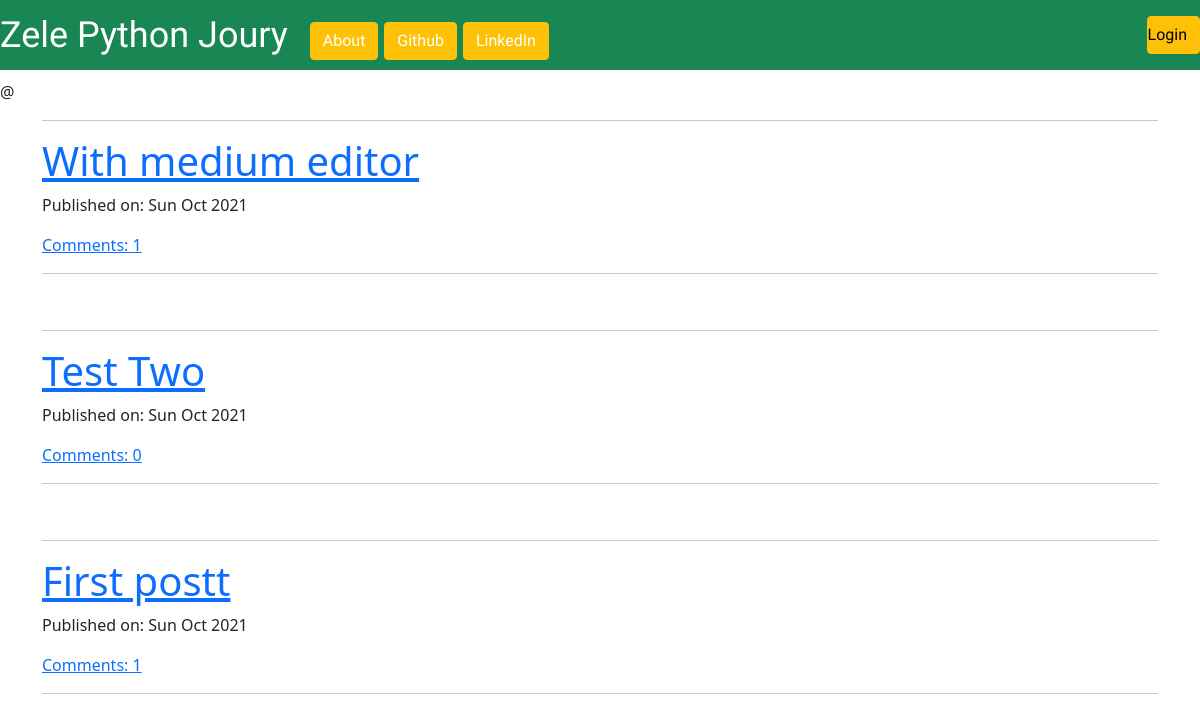
Page /post/ on the earlier database version.
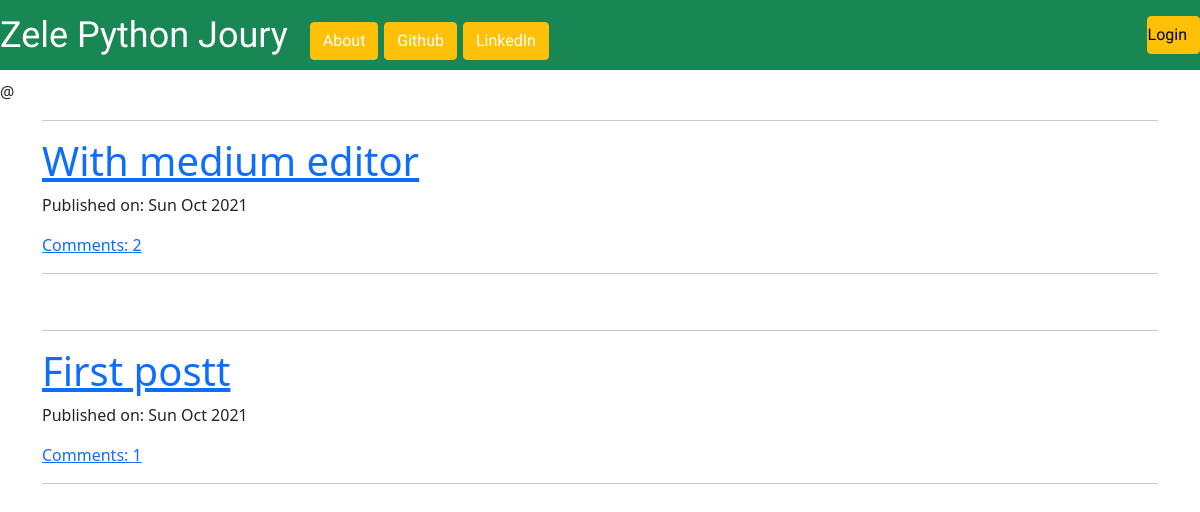
Same page on the later database version.
### blog_app/models.py (models this page shows, shortened)
class Post(models.Model):
    author = models.ForeignKey('auth.User', on_delete=models.CASCADE)
    title = models.CharField(max_length=200)
    text = models.TextField()
    created_date = models.DateTimeField(default=timezone.now)
    published_date = models.DateTimeField(blank=True, null=True)
    def approve_comments(self):
        return self.comments.filter(approved_comment=True)

### blog_app/views.py (the view)
# urls.py: path('post/', views.PostListView.as_view(), name='post_list'),
class PostListView(ListView):
    model = Post
    def get_queryset(self):
        return Post.objects.filter(published_date__lte=timezone.now()).order_by('-published_date')

### blog_app/templates/blog_app/post_list.html
{% extends 'base.html' %}
{% block content %}
<div class="jumbotron">
    {% for post in post_list %}
        <div class="post">
            <hr>
            <h1><a href="{% url 'blog_app:post_detail' pk=post.pk %}">{{ post.title }}</a></h1>
            <div class="date">
                <p>Published on: {{ post.published_date|date:"D M Y"}}</p>
            </div>
            <a href="{% url 'blog_app:post_detail' pk=post.pk %}">Comments: {{ post.approve_comments.count }}</a>
        </div>
        <hr>
        <br>
    {% endfor %}
</div>
{% endblock %}

Differences in the rows shown:
removed Post: title "Test Two", published_date "Sun Oct 2021", approve_comments.count "0"
changed Post "With medium editor": approve_comments.count "1" → "2"
